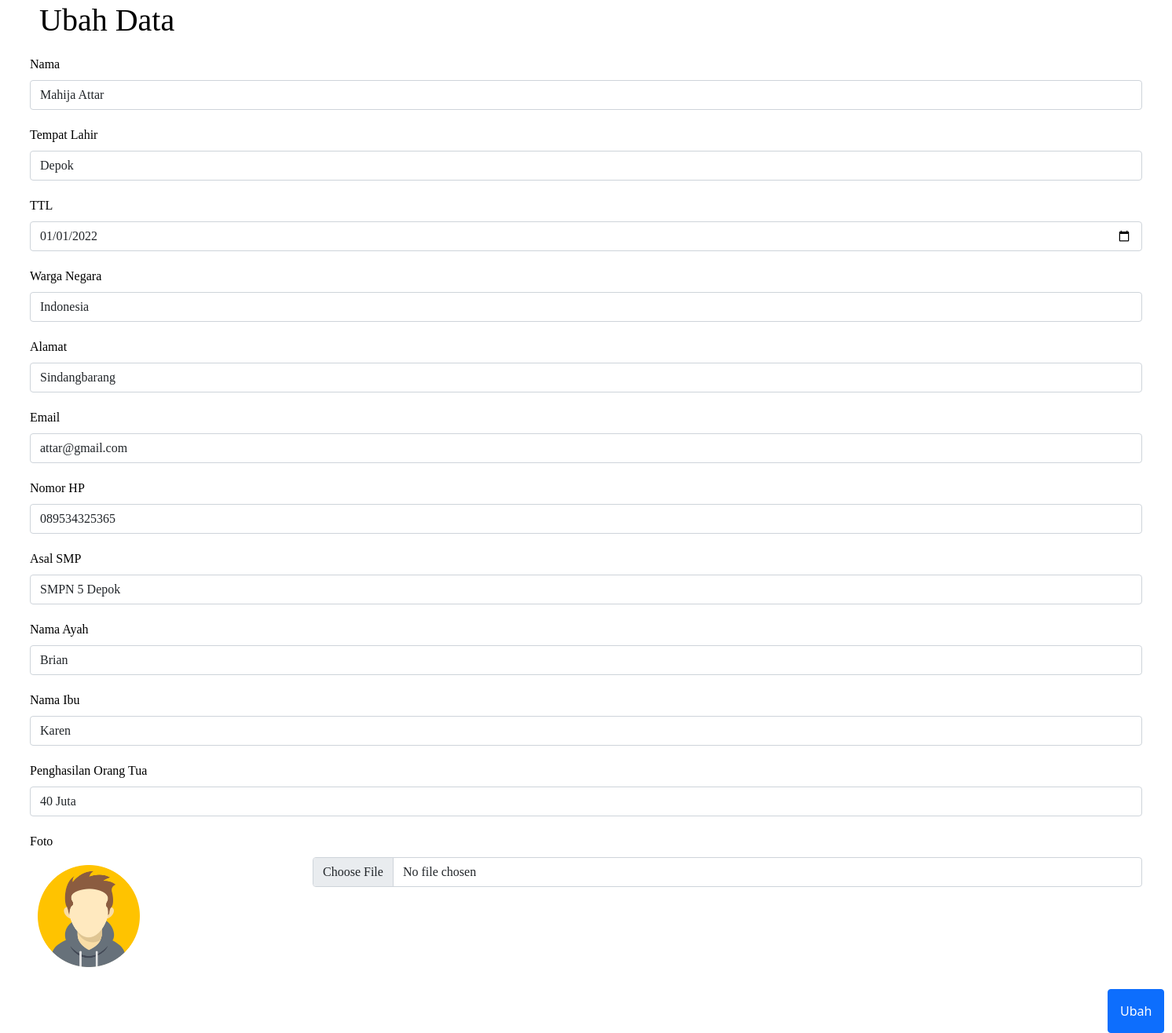
The page /ubah.php?id=9 on the database its author committed.
### tables this page shows
CREATE TABLE `siswa` (
  `id` int(11) NOT NULL,
  `nama` varchar(250) NOT NULL,
  `ttl` varchar(250) NOT NULL,
  `tanggal` varchar(255) NOT NULL,
  `warga` varchar(250) NOT NULL,
  `alamat` varchar(250) NOT NULL,
  `email` varchar(250) NOT NULL,
  `nohp` varchar(250) NOT NULL,
  `asalsmp` varchar(250) NOT NULL,
  `ayah` varchar(250) NOT NULL,
  `ibu` varchar(250) NOT NULL,
  `penghasilan` varchar(250) NOT NULL,
  `foto` varchar(250) NOT NULL
);

### fungsional.php (called while the page is built, shortened)
<?php
$conn = mysqli_connect('localhost', 'root','', 'db_daftar');
function read($query){
    global $conn;
    $result = mysqli_query($conn,$query);
    $rows = [];
    while($row = mysqli_fetch_assoc($result)){
        $rows[] = $row;
    }
    return $rows;
}
?>

### ubah.php (the view, shortened to what this page needs)
<?php
  require 'fungsional.php';
$id = $_GET['id'];
$mhs = read("SELECT * FROM siswa WHERE id = $id")[0];
?>
<!doctype html>
<html lang="en">
  <head>
    <link href="https://cdn.jsdelivr.net/npm/bootstrap@5.1.3/dist/css/bootstrap.min.css" rel="stylesheet">
    <link href="style.css" rel="stylesheet">
  </head>
  <body>
   <div>
        <h1 class = "mb-3">Ubah Data </h1>
        <form action="" method="post" enctype = "multipart/form-data">
        <div class = "row">
        <div class="mb-3">
          <label for="exampleFormControlInput1" class="form-label">Nama</label>
          <input type="text" class="form-control" name = "nama" value = "<?= $mhs['nama'] ?>" >
        </div>
        <div class="mb-3">
          <label for="exampleFormControlInput1" class="form-label">Tempat Lahir</label>
          <input type="text" class="form-control" name = "ttl" value = "<?= $mhs['ttl'] ?>" >
        </div>
        <div class="mb-3">
          <label for="exampleFormControlInput1" class="form-label">TTL</label>
          <input type="date" class="form-control" name = "tanggal" value = "<?= $mhs['tanggal'] ?>" >
        </div>
        <div class="mb-3">
          <label for="exampleFormControlInput1" class="form-label">Warga Negara</label>
          <input type="text" class="form-control" name = "warga" value = "<?= $mhs['warga'] ?>" >
        </div>
        <div class="mb-3">
          <label for="exampleFormControlInput1" class="form-label">Alamat</label>
          <input type="text" class="form-control" name = "alamat" value = "<?= $mhs['alamat'] ?>" >
        </div>
        <div class="mb-3">
          <label for="exampleFormControlInput1" class="form-label">Email</label>
          <input type="text" class="form-control" name = "email" value = "<?= $mhs['email'] ?>">
        </div>
        <div class="mb-3">
          <label for="exampleFormControlInput1" class="form-label">Nomor HP</label>
          <input type="text" class="form-control" name = "nohp" value = "<?= $mhs['nohp'] ?>">
        </div>
        <div class="mb-3">
          <label for="exampleFormControlInput1" class="form-label">Asal SMP</label>
          <input type="text" class="form-control" name = "asalsmp" value = "<?= $mhs['asalsmp'] ?>">
        </div>
        <div class="mb-3">
          <label for="exampleFormControlInput1" class="form-label">Nama Ayah</label>
          <input type="text" class="form-control" name = "ayah" value = "<?= $mhs['ayah'] ?>" >
        </div>
        <div class="mb-3">
          <label for="exampleFormControlInput1" class="form-label">Nama Ibu</label>
          <input type="text" class="form-control" name = "ibu" value = "<?= $mhs['ibu'] ?>">
        </div>
        <div class="mb-3">
          <label for="exampleFormControlInput1" class="form-label">Penghasilan Orang Tua</label>
          <input type="text" class="form-control" name = "penghasilan" value = "<?= $mhs['penghasilan'] ?>">
        </div>
        <div class="mb-3">
          <label for="formFile" class="form-label">Foto</label>
          <div class="row">
          <div class="col-lg-3">
          <img src="img/<?= $mhs['foto'] ?>" alt="" width = "150"></img>
        </div>
        <div class="col-lg-9">
          <input class="form-control" type="file" id="formFile" name = "foto">
        </div>
      </div>
      </div>
      </div>
       </div>
            <button style="margin-left: 1410px; padding: 15px;" type="submit" class="btn btn-primary" name = "submit">Ubah</button>
  </body>
</html>

### style.css (style rules this page uses)
* { margin: 0px; padding: 0px; font-family: century gothic; }
img { width: 150px; padding: 10px; }
.mb-3 { padding: 2px 50px; color: black; margin-right: 650px; }

### rows shown on the page
siswa: nama "Mahija Attar", ttl "Depok", tanggal "01/01/2022", warga "Indonesia", alamat "Sindangbarang", email "attar@gmail.com", nohp "089534325365", asalsmp "SMPN 5 Depok", ayah "Brian", ibu "Karen", penghasilan "40 Juta", foto (picture)
